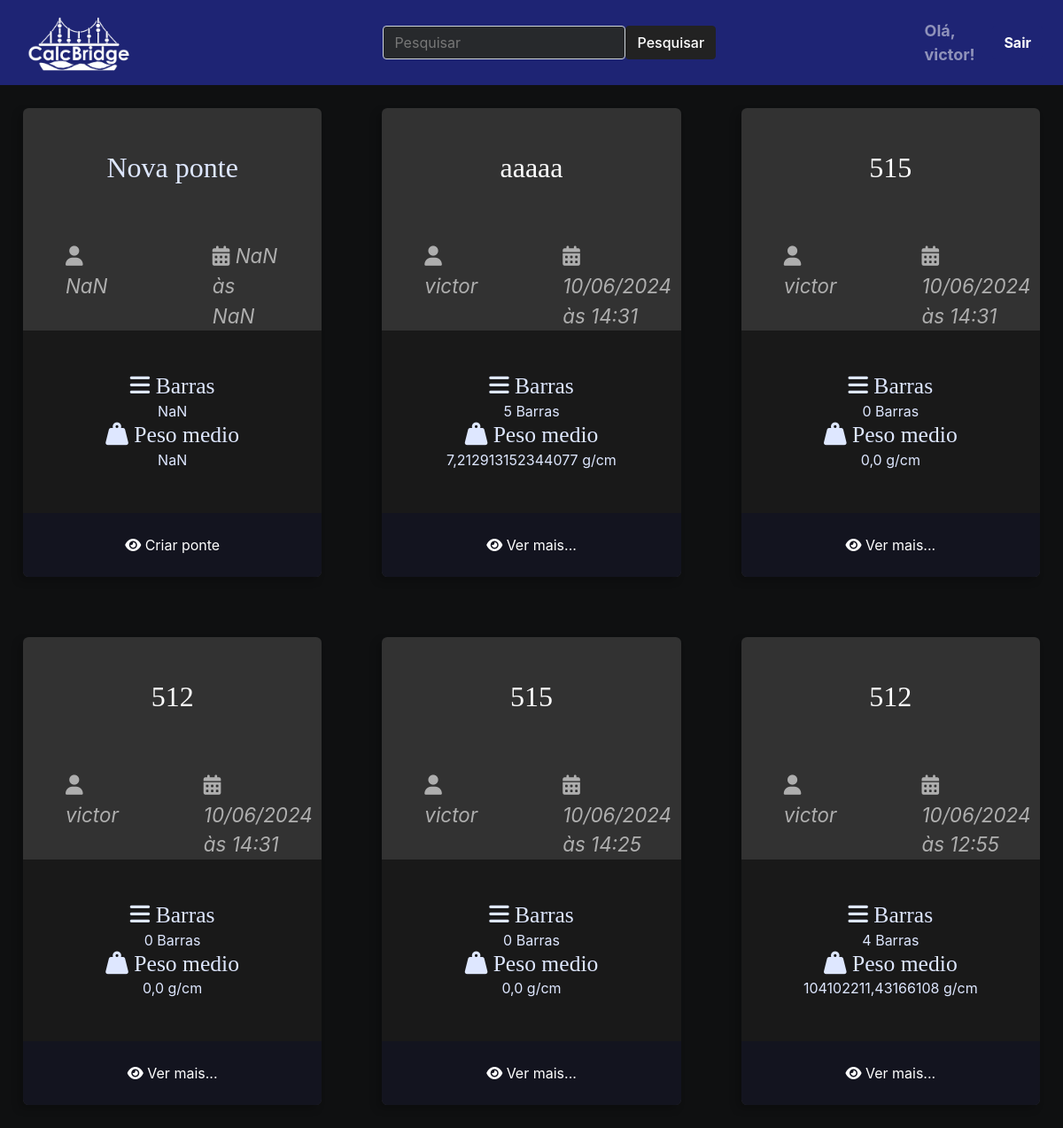
Page / (signed in) on the earlier database version.
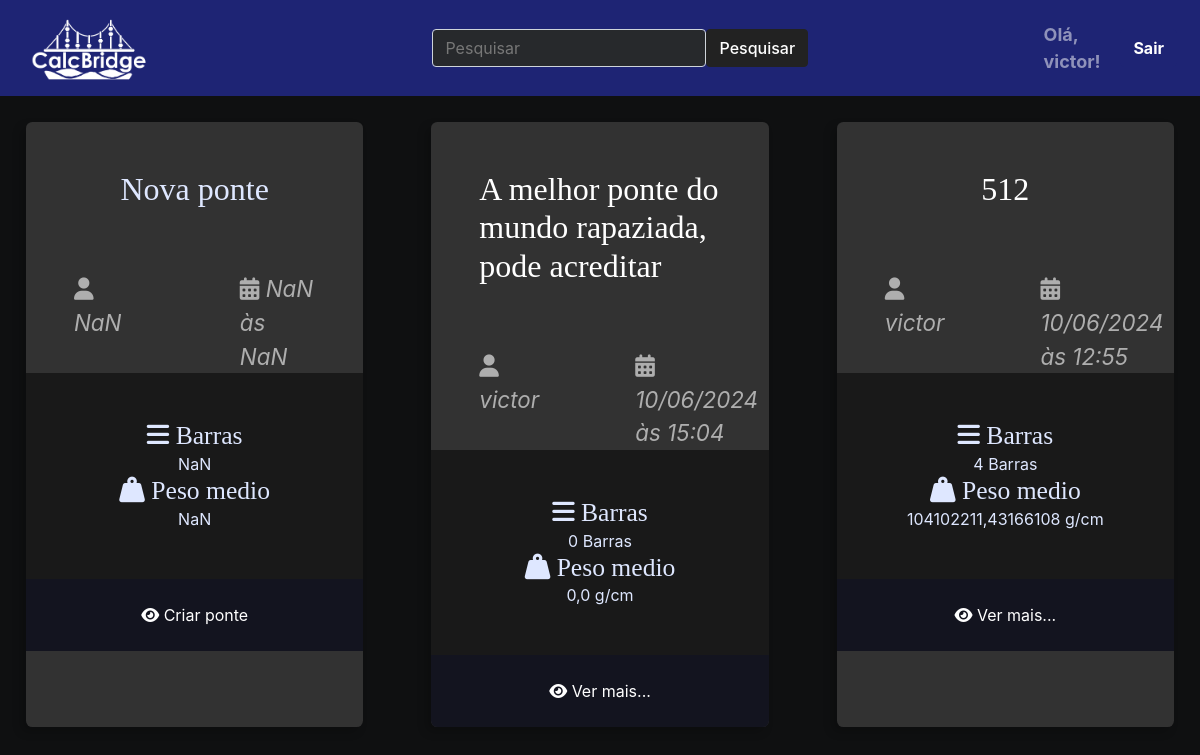
Same page on the later database version.
### ponte/models.py (models this page shows, shortened)
class Ponte(models.Model):
    autor = models.ForeignKey(User, on_delete=models.CASCADE)
    nome_ponte = models.CharField(max_length=50)
    peso_linear = models.FloatField(null=True, blank=True)
    peso_metade = models.FloatField(null=True, blank=True)
    slug = models.SlugField(unique=True, blank=True, null=True)
    created_at = models.DateTimeField(auto_now_add=True)
    updated_at = models.DateTimeField(auto_now=True)
    cover = models.ImageField(upload_to='ponte/covers/%Y/%m/%d/', default='', blank=True)

### ponte/views.py (the view)
# urls.py: path('', index, name='index'),
def index(request):
    query = request.GET.get('q')
    pontes = None
    resultados = None
    if query:
        resultados = Ponte.objects.filter(nome_ponte__icontains=query, autor=request.user).order_by('-id')
    elif request.user.is_authenticated:
        pontes = Ponte.objects.filter(autor=request.user).order_by('-id')
    return render(request, 'ponte/pages/home.html', {'pontes': pontes, 'resultados': resultados, 'query': query})

### ponte/templates/ponte/pages/home.html (shortened to what this page needs)
{% extends 'global/base.html' %}
{% load static %}
{% block content %}
<div class="main-content main-content-list container">
{% include 'ponte/partials/newponte.html' %}
{% include 'ponte/partials/pontes.html' %}
</div>
{% endblock content %}

### base_templates/global/base.html (shortened to what this page needs)
{% load static %}
<!DOCTYPE html>
<html lang="pt-br">
<head>
{% include "ponte/partials/head.html" %}
</head>
<body>
    {% include "ponte/partials/navbar1.html" %}
    <main class="main-content-container">
    {% block content %}{% endblock content %}
    </main>

### ponte/templates/ponte/partials/head.html (shortened to what this page needs)
{% load static %}
    <link rel="stylesheet"
        type="text/css"
        href="{% static 'ponte/css/ponte.css' %}" />
    <link rel="stylesheet"
        type="text/css"
        href="{% static 'ponte/css/base.css' %}" />
        <link rel="stylesheet" href="https://cdnjs.cloudflare.com/ajax/libs/font-awesome/6.5.2/css/all.min.css" />

### ponte/templates/ponte/partials/navbar1.html (shortened to what this page needs)
{% load static %}
<nav class="navbar navbar-dark bg-primary navbar-expand-lg p-0 w-100">
    <div class="container-fluid">
        <a class="navbar-brand"
            href="{% url 'index' %} ">
            <img src="{% static 'ponte/icons/logomarcacalc.png' %}"
                alt="Logo"
                width="150"
                height="80"
                class="d-inline-block align-text-top"
                style="filter: brightness(1.0)" />
        </a>
        <div class="collapse navbar-collapse"
            id="navbarNavDropdown">
            <ul class="navbar-nav">
                <li class="nav-item">
                </li>
            </ul>
        </div>
        <div class="container-fluid d-flex justify-content-center padding">
            <form class="d-flex" action="{% url 'index' %}" method="GET">
                <input class="form-control me-2" type="search" name="q" placeholder="Pesquisar" aria-label="Pesquisar">
                <button class="btn btn-dark" type="submit">Pesquisar</button>
            </form>
        </div>
        {% if user.is_authenticated %}
        <span class="navbar-text">
            <strong>Olá, {{ user.username }}!</strong>
        </span>
        <form action="{% url 'logout' %}" method="post" class="d-inline">
            <button type="submit" class="btn btn-primary ml-2 mr-2 font-weight-bold" role="button">Sair</button>
        </form>
    {% else %}
        <a href="{% url 'login' %}" class="btn btn-primary ml-2 mr-2 font-weight-bold" role="button">Login</a>
        <a href="{% url 'register' %}" class="btn btn-primary ml-2 mr-2 font-weight-bold" role="button">Registrar</a>
    {% endif %}
    </div>
</nav>

### ponte/templates/ponte/partials/newponte.html (shortened to what this page needs)
<div class="ponte ponte-list-item">
    <div class="ponte-title-container">
        <h2 class="ponte-title">Nova ponte</h2>
    </div>
    <div class="ponte-infos">
        <div class="ponte-author">
            <span class="ponte-author-item">
                <i class="fas fa-user"></i>
                NaN
            </span>
        </div>
        <div class="ponte-date">
            <span class="ponte-date-item">
                <i class="fas fa-calendar-alt"></i>
                NaN <br> às NaN
            </span>
        </div>
    </div>
    <div class="ponte-meta-container">
        <div class="ponte-meta ponte-barra">
            <h3 class="ponte-meta-title"><i class="fas fa-bars"></i> Barras</h3>
            <div class="ponte-meta-text">
                NaN
            </div>
        </div>
        <div class="ponte-meta ponte-pmedio">
            <h3 class="ponte-meta-title"><i class="fas fa-weight-hanging"></i> Peso medio</h3>
            <div class="ponte-meta-text">
                NaN
            </div>
        </div>
    </div>
    <footer class="ponte-footer">
        <a class="ponte-read-more button button-dark button-full-width"
            href="#"
            class="btn btn-primary"
            data-bs-toggle="modal"
            data-bs-target="#exampleModal">
            <i class="fas fa-eye"></i>
            <span>Criar ponte</span>
        </a>
    </footer>
</div>

### ponte/templates/ponte/partials/scripts.html (shortened to what this page needs)
{% load static %}

### ponte/templates/ponte/partials/pontes.html
{% load static %}
{% if resultados %}
    {% for ponte in resultados %}
        <div class="ponte ponte-list-item">
            <div class="ponte-title-container">
                <h2 class="ponte-title">
                    <a href="{% url 'ponte_detail' username=ponte.autor.username ponte_id=ponte.id %}">
                        {{ ponte.nome_ponte }}
                    </a>
                </h2>
            </div>
            <div class="ponte-infos">
                <div class="ponte-author">
                    <span class="ponte-author-item">
                        <i class="fas fa-user"></i>
                        {% if ponte.autor.first_name %}
                        {{ ponte.autor.first_name }} {{ ponte.autor.last_name }}
                        {% else %}
                        {{ ponte.autor.username }}
                        {% endif %}
                    </span>
                </div>
                <div class="ponte-date">
                    <span class="ponte-date-item">
                        <i class="fas fa-calendar-alt"></i>
                        {{ ponte.created_at|date:"d/m/Y" }}<br> às
                        {{ ponte.created_at|date:"H:i" }}
                    </span>
                </div>
            </div>
            <div class="ponte-meta-container">
                <div class="ponte-meta ponte-barra">
                    <h3 class="ponte-meta-title"><i class="fas fa-bars"></i>
                        {% if ponte.barras.count == 1 %}
                        Barra
                        {% else %}
                        Barras
                        {% endif %}</h3>
                    <div class="ponte-meta-text">
                        {% if ponte.barras.count == 1 %}
                        {{ ponte.barras.count }} Barra
                        {% else %}
                        {{ ponte.barras.count }} Barras
                        {% endif %}
                    </div>
                </div>
                <div class="ponte-meta ponte-pmedio">
                    <h3 class="ponte-meta-title"><i class="fas fa-weight-hanging"></i> Peso medio</h3>
                    <div class="ponte-meta-text">
                        {{ ponte.peso_metade }} g/cm
                    </div>
                </div>
            </div>
            <footer class="ponte-footer">
                <a class="ponte-read-more button button-dark button-full-width"
                    href="{% url 'ponte_detail' username=ponte.autor.username ponte_id=ponte.id %}">
                    <i class="fas fa-eye"></i>
                    <span>Ver mais...</span>
                </a>
            </footer>
        </div>
    {% endfor %}
{% else %}
    {% for ponte in pontes %}
        <div class="ponte ponte-list-item">
            <div class="ponte-title-container">
                <h2 class="ponte-title">
                    <a href="{% url 'ponte_detail' username=ponte.autor.username ponte_id=ponte.id %}">
                        {{ ponte.nome_ponte }}
                    </a>
                </h2>
            </div>
            <div class="ponte-infos">
                <div class="ponte-author">
                    <span class="ponte-author-item">
                        <i class="fas fa-user"></i>
                        {% if ponte.autor.first_name %}
                        {{ ponte.autor.first_name }} {{ ponte.autor.last_name }}
                        {% else %}
                        {{ ponte.autor.username }}
                        {% endif %}
                    </span>
                </div>
                <div class="ponte-date">
                    <span class="ponte-date-item">
                        <i class="fas fa-calendar-alt"></i>
                        {{ ponte.created_at|date:"d/m/Y" }}<br> às
                        {{ ponte.created_at|date:"H:i" }}
                    </span>
                </div>
            </div>
            <div class="ponte-meta-container">
                <div class="ponte-meta ponte-barra">
                    <h3 class="ponte-meta-title"><i class="fas fa-bars"></i>
                        {% if ponte.barras.count == 1 %}
                        Barra
                        {% else %}
                        Barras
                        {% endif %}</h3>
                    <div class="ponte-meta-text">
                        {% if ponte.barras.count == 1 %}
                        {{ ponte.barras.count }} Barra
                        {% else %}
                        {{ ponte.barras.count }} Barras
                        {% endif %}
                    </div>
                </div>
                <div class="ponte-meta ponte-pmedio">
                    <h3 class="ponte-meta-title"><i class="fas fa-weight-hanging"></i> Peso medio</h3>
                    <div class="ponte-meta-text">
                        {{ ponte.peso_metade }} g/cm
                    </div>
                </div>
            </div>
            <footer class="ponte-footer">
                <a class="ponte-read-more button button-dark button-full-width"
                    href="{% url 'ponte_detail' username=ponte.autor.username ponte_id=ponte.id %}">
                    <i class="fas fa-eye"></i>
                    <span>Ver mais...</span>
                </a>
            </footer>
        </div>
    {% endfor %}
{% endif %}

### ponte/static/ponte/css/ponte.css (style rules this page uses)
.main-content * { padding: 0; margin: 0; box-sizing: border-box; }
.main-content h1, .main-content h2, .main-content h3, .main-content h4, .main-content h5, .main-content h6 { font-family: var(--font-headings); }
.main-content-container .container { max-width: 144rem; margin: 0 auto; padding: var(--spacing-gutter-small); }
.main-content { padding-top: 0; }
.main-content-list { display: grid; grid-template-columns: repeat(auto-fit, minmax(340px, 1fr)); gap: var(--spacing-gutter-medium); }
.ponte { background: var(--color-gray-8); box-shadow: -5px 5px 10px rgba(0, 0, 0, 0.2); transform: scale(1); transition: all 300ms ease-in-out; border-radius: 0.4rem; overflow: hidden; }
.ponte-list-item { max-width: 64rem; margin: 10px; }
.ponte-title-container { display: flex; justify-content: center; align-items: center; padding: var(--spacing-gutter-medium); padding-bottom: 2rem; }
.ponte-title a { color: white; text-decoration: none; }
.ponte-author { padding: 0 var(--spacing-gutter-medium); }
.ponte-date { padding: 0 var(--spacing-gutter-medium); }
.ponte-infos { padding-top: 2rem; display: flex; justify-content: space-between; }
.ponte-author-item { color: var(--color-gray-3); font-style: italic; font-size: 1.4rem; text-align: left }
.ponte-date-item { color: var(--color-gray-3); font-style: italic; font-size: 1.4rem; text-align: right; }
.ponte-meta-container { display: flex; flex-flow: row wrap; padding: var(--spacing-gutter-medium); background: var(--color-gray-9); }
.ponte-meta { display: flex; flex-flow: column nowrap; flex-shrink: 1; flex-grow: 1; text-align: center; }
.ponte-meta-title { font-size: 1.6rem; }
.ponte-footer { margin-top: auto; width: 100%; }
.ponte-footer a { background: var(--color-primary-dark); display: block; color: var(--color-white); text-decoration: none; text-align: center; padding: 1.5rem var(--spacing-gutter-medium); transition: all 300ms ease-in-out; }

Differences in the rows shown:
removed Ponte: nome_ponte "aaaaa", autor.username "victor", created_at "10/06/2024", created_at "14:31", shows "Barras", barras.count "5", peso_metade "7,212913152344077"
removed Ponte: nome_ponte "515", autor.username "victor", created_at "10/06/2024", created_at "14:31", shows "Barras", barras.count "0", peso_metade "0,0"
removed Ponte: nome_ponte "512", autor.username "victor", created_at "10/06/2024", created_at "14:31", shows "Barras", barras.count "0", peso_metade "0,0"
removed Ponte: nome_ponte "515", autor.username "victor", created_at "10/06/2024", created_at "14:25", shows "Barras", barras.count "0", peso_metade "0,0"
added Ponte: nome_ponte "A melhor ponte do mundo rapaziada, pode acreditar", autor.username "victor", created_at "10/06/2024", created_at "15:04", shows "Barras", barras.count "0", peso_metade "0,0"
